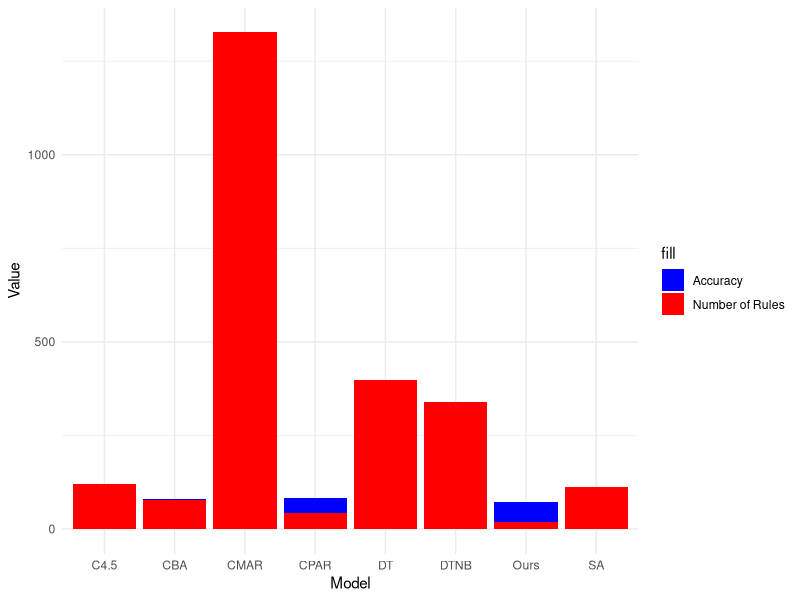

Write R code to recreate this figure.
## ---- chunk 1
knitr::opts_chunk$set(echo = TRUE)
## ---- chunk 2
library(ggplot2)

# Create the dataset
model <- c("DTNB", "DT", "C4.5", "CPAR", "CMAR", "CBA", "SA", "Ours")
accuracy <- c(80, 72.6, 81.2, 82.7, 82.1, 80.8, 82, 73.1)
num_rules <- c(339.75, 398.4, 119.9, 43.6, 1326.8, 78.25, 110.9, 19.5)

df <- data.frame(Model = model,
                 Accuracy = accuracy,
                 Rules = num_rules)

# Create the bar graph
ggplot(df, aes(x = Model)) +
  geom_bar(aes(y = Accuracy, fill = "Accuracy"), stat = "identity", position = "dodge") +
  geom_bar(aes(y = Rules, fill = "Number of Rules"), stat = "identity", position = "dodge") +
  labs(x = "Model", y = "Value") +
  scale_fill_manual(values = c("Accuracy" = "blue", "Number of Rules" = "red")) +
  theme_minimal()

